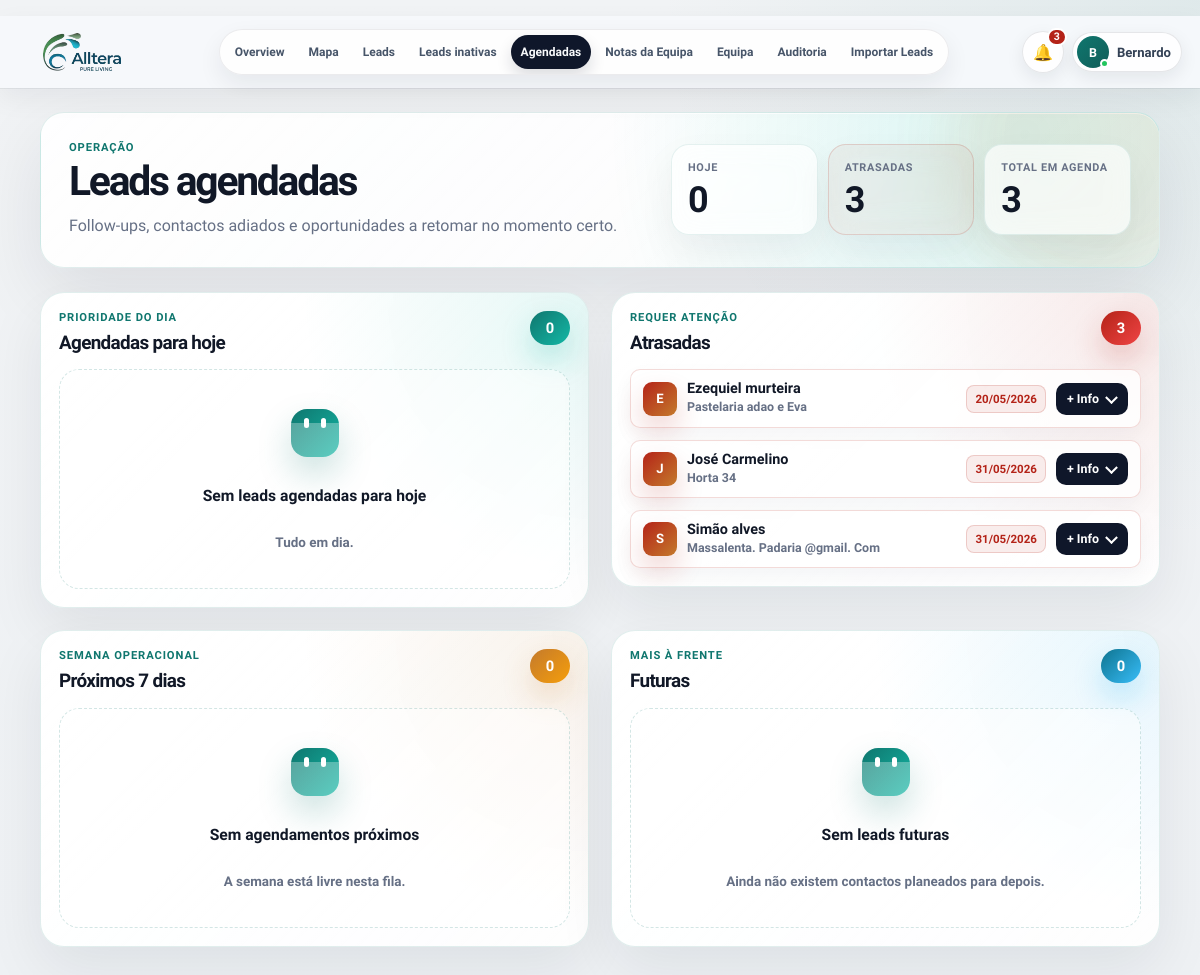
The app's page /agendadas (signed in), older data.
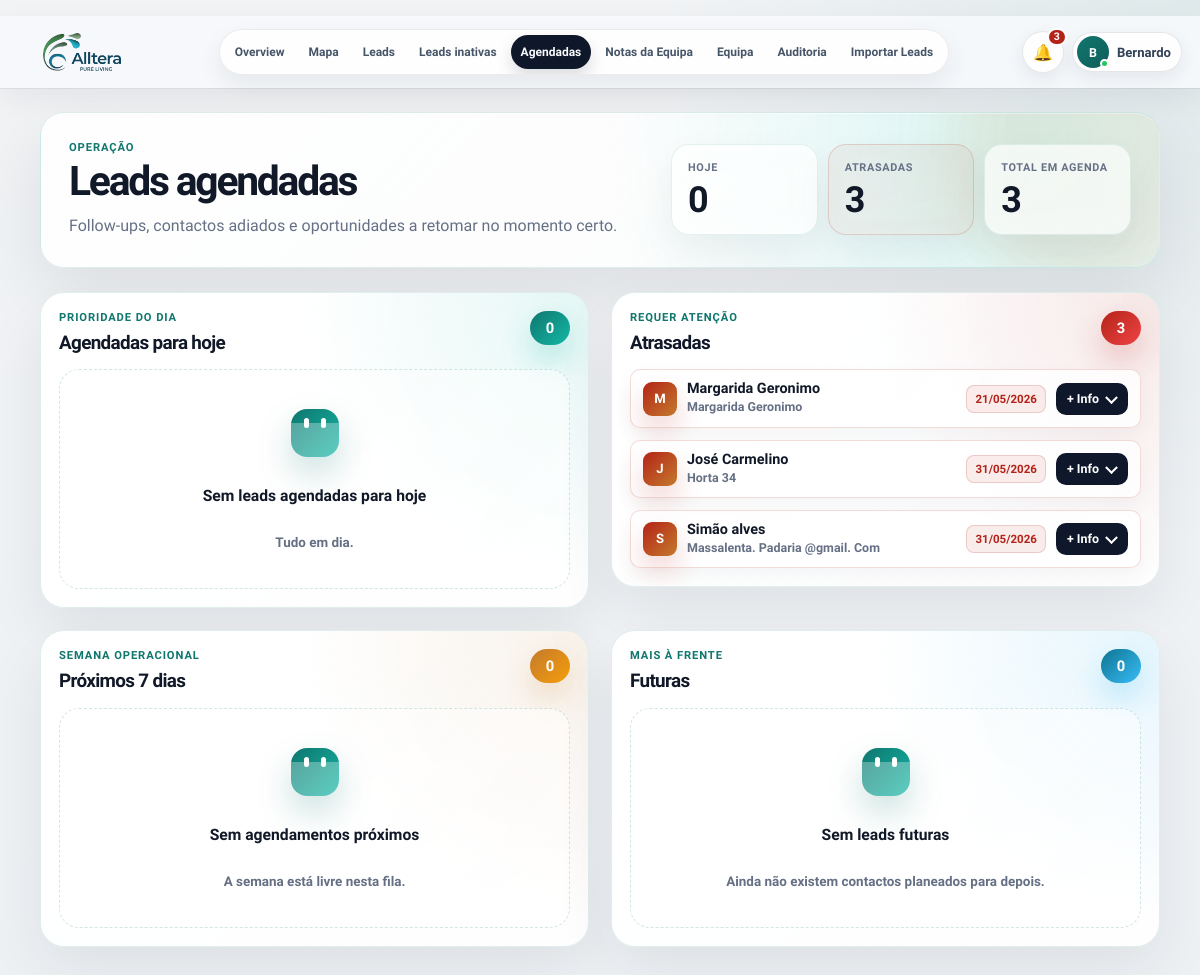
The same page, newer data.
### PlataformaApoioDecisaoComercial/models.py (models this page shows, shortened)
class Lead(db.Model):
    id = db.Column(db.Integer, primary_key=True)
    nome_cliente = db.Column(db.String(180), nullable=True)
    area_negocio = db.Column(db.String(120), nullable=True)
    cidade = db.Column(db.String(80), nullable=True)
    empresa = db.Column(db.String(180), nullable=True)
    nome_empresa = db.Column(db.String(180), nullable=False)
    tipo_cliente = db.Column(db.String(80), nullable=False)
    morada = db.Column(db.String(220), nullable=True)
    codigo_postal = db.Column(db.String(20), nullable=True)
    localidade = db.Column(db.String(80), nullable=False)
    contacto = db.Column(db.String(120), nullable=True)
    telefone = db.Column(db.String(40), nullable=True)
    email = db.Column(db.String(160), nullable=True)
    categoria = db.Column(db.String(120), nullable=True)
    nif = db.Column(db.String(30), nullable=True)
    observacoes = db.Column(db.Text, nullable=True)
    observacoes_contacto = db.Column(db.Text, nullable=True)
    reuniao_info = db.Column(db.Text, nullable=True)
    classificacao_observacao = db.Column(db.String(80), nullable=True)
    motivo_classificacao = db.Column(db.Text, nullable=True)
    latitude = db.Column(db.Float, nullable=True)
    longitude = db.Column(db.Float, nullable=True)
    estado = db.Column(db.String(40), nullable=False, default="Por contactar")
    estado_lead = db.Column(db.String(40), nullable=True, default="Por contactar")
    prioridade = db.Column(db.String(20), nullable=True, default="Baixa")
    comercial_responsavel = db.Column(db.String(80), nullable=False, default="Flávia")
    data_novo_contacto = db.Column(db.Date, nullable=True)
    data_reuniao = db.Column(db.Date, nullable=True)
    hora_reuniao = db.Column(db.String(10), nullable=True)
    tags = db.Column(db.String(300), nullable=True)
    insight_tags = db.Column(db.String(400), nullable=True)
    insight_note = db.Column(db.Text, nullable=True)
    assigned_to_id = db.Column(db.Integer, db.ForeignKey("users.id"), nullable=True, index=True)
    created_at = db.Column(db.DateTime, default=datetime.utcnow)
    updated_at = db.Column(db.DateTime, default=datetime.utcnow, onupdate=datetime.utcnow)
    assigned_to = db.relationship("User", back_populates="assigned_leads")
    historico = db.relationship(
        "HistoricoLead",
        backref="lead",
        cascade="all, delete-orphan",
        order_by="desc(HistoricoLead.created_at)",
    )
    def tag_list(self):
        return [tag.strip() for tag in (self.tags or "").split(",") if tag.strip()]
    def insight_tag_list(self):
        return [tag.strip() for tag in (self.insight_tags or "").split(",") if tag.strip()]

### PlataformaApoioDecisaoComercial/app.py (the view, shortened to what this page needs)
    @app.route("/agendadas", methods=["GET", "POST"])
    @login_required
    def agendadas():
        return render_template(
            "agendadas.html",
            scheduled=scheduled_leads_context(),
            today=date.today(),
            scheduled_datetime_label=scheduled_datetime_label,
            scheduled_time_label=scheduled_time_label,
        )

### PlataformaApoioDecisaoComercial/app.py (called while the page is built)
def normalize_lookup(value):
    text = str(value or "").strip().lower()
    text = unicodedata.normalize("NFKD", text)
    return "".join(char for char in text if not unicodedata.combining(char))

def clean_text(value):
    return re.sub(r"\s+", " ", str(value or "").strip())

def parse_time_value(value):
    value = clean_text(value)
    if not value:
        return None
    match = re.fullmatch(r"([01]?\d|2[0-3]):([0-5]\d)(?::[0-5]\d)?", value)
    if not match:
        return None
    return f"{int(match.group(1)):02d}:{match.group(2)}"

def scheduled_time_label(lead):
    return parse_time_value(getattr(lead, "hora_reuniao", None)) or ""

def scheduled_datetime_label(lead):
    if not lead or not lead.data_novo_contacto:
        return "-"
    date_text = lead.data_novo_contacto.strftime("%d/%m/%Y")
    hour_text = scheduled_time_label(lead)
    return f"{date_text} às {hour_text}" if hour_text else date_text

def scheduled_sort_key(lead):
    return (
        lead.data_novo_contacto or date.max,
        scheduled_time_label(lead) or "99:99",
        normalize_lookup(lead.nome_empresa or lead.nome_cliente or ""),
    )

### PlataformaApoioDecisaoComercial/templates/agendadas.html (shortened to what this page needs)
{% extends "base.html" %}
{% macro empty_state(title, subtitle) %}
<div class="scheduled-empty">
    <div class="scheduled-empty__icon" aria-hidden="true"></div>
    <strong>{{ title }}</strong>
    <span>{{ subtitle }}</span>
</div>
{% endmacro %}
{% macro scheduled_card(lead, tone="default") %}
{% set name = lead.nome_cliente or lead.nome_empresa or lead.empresa or "Lead sem nome" %}
{% set latest = lead.historico[0] if lead.historico else none %}
{% set next_action = "Contactar hoje" if tone == "today" else ("Retomar contacto" if tone == "overdue" else "Preparar follow-up") %}
{% set tags = lead.tag_list() %}
{% set insight_tags = lead.insight_tag_list() %}
<article class="scheduled-lead-card scheduled-lead-card--{{ tone }}" data-lead-card="{{ lead.id }}" data-lead-drawer="{{ lead.id }}">
    <div class="scheduled-lead-card__top">
        <div class="scheduled-avatar" aria-hidden="true">{{ name[:1]|upper }}</div>
        <div class="scheduled-lead-card__identity">
            <strong>{{ name }}</strong>
            <span>{{ lead.empresa or lead.nome_empresa or "Sem empresa" }}</span>
        </div>
        <span class="scheduled-date-pill">{{ scheduled_datetime_label(lead) }}</span>
        <button class="link-button scheduled-info-toggle" type="button" aria-expanded="false">+ Info</button>
    </div>
</article>
{% endmacro %}
{% macro scheduled_section(title, subtitle, count, items, tone, empty_title, empty_subtitle) %}
<section class="scheduled-section-card scheduled-section-card--{{ tone }}">
    <header class="scheduled-section-card__header">
        <div>
            <p class="eyebrow">{{ subtitle }}</p>
            <h2>{{ title }}</h2>
        </div>
        <span class="scheduled-count scheduled-count--{{ tone }}">{{ count }}</span>
    </header>
    <div class="scheduled-section-card__body">
        {% for lead in items %}
            {{ scheduled_card(lead, tone) }}
        {% else %}
            {{ empty_state(empty_title, empty_subtitle) }}
        {% endfor %}
    </div>
</section>
{% endmacro %}
{% block content %}
<main class="page-shell scheduled-page">
    <section class="scheduled-hero-v2">
        <div class="scheduled-hero-v2__copy">
            <p class="eyebrow">Operação</p>
            <h1>Leads agendadas</h1>
            <p>Follow-ups, contactos adiados e oportunidades a retomar no momento certo.</p>
        </div>
        <div class="scheduled-hero-stats">
            <article><span>Hoje</span><strong>{{ scheduled.today_count }}</strong></article>
            <article class="is-warning"><span>Atrasadas</span><strong>{{ scheduled.overdue_count }}</strong></article>
            <article><span>Total em agenda</span><strong>{{ scheduled.today|length + scheduled.overdue|length + scheduled.next7|length + scheduled.future|length }}</strong></article>
        </div>
    </section>
    <section class="scheduled-grid-v2">
        {{ scheduled_section(
            "Agendadas para hoje",
            "Prioridade do dia",
            scheduled.today|length,
            scheduled.today,
            "today",
            "Sem leads agendadas para hoje",
            "Tudo em dia."
        ) }}
        {{ scheduled_section(
            "Atrasadas",
            "Requer atenção",
            scheduled.overdue|length,
            scheduled.overdue,
            "overdue",
            "Sem leads atrasadas",
            "Nenhum follow-up ficou para trás."
        ) }}
        {{ scheduled_section(
            "Próximos 7 dias",
            "Semana operacional",
            scheduled.next7|length,
            scheduled.next7,
            "next",
            "Sem agendamentos próximos",
            "A semana está livre nesta fila."
        ) }}
        {{ scheduled_section(
            "Futuras",
            "Mais à frente",
            scheduled.future|length,
            scheduled.future,
            "future",
            "Sem leads futuras",
            "Ainda não existem contactos planeados para depois."
        ) }}
    </section>
</main>
{% endblock %}

Row changes from the older to the newer data that the page shows:
no longer on this page (row edited): Lead: nome_cliente "E", nome_cliente "Ezequiel murteira", empresa "Pastelaria adao e Eva", data_novo_contacto+hora_reuniao "20/05/2026"
now on this page (row edited): Lead: nome_cliente "M", nome_cliente "Margarida Geronimo", empresa+nome_empresa "Margarida Geronimo", data_novo_contacto+hora_reuniao "21/05/2026"
